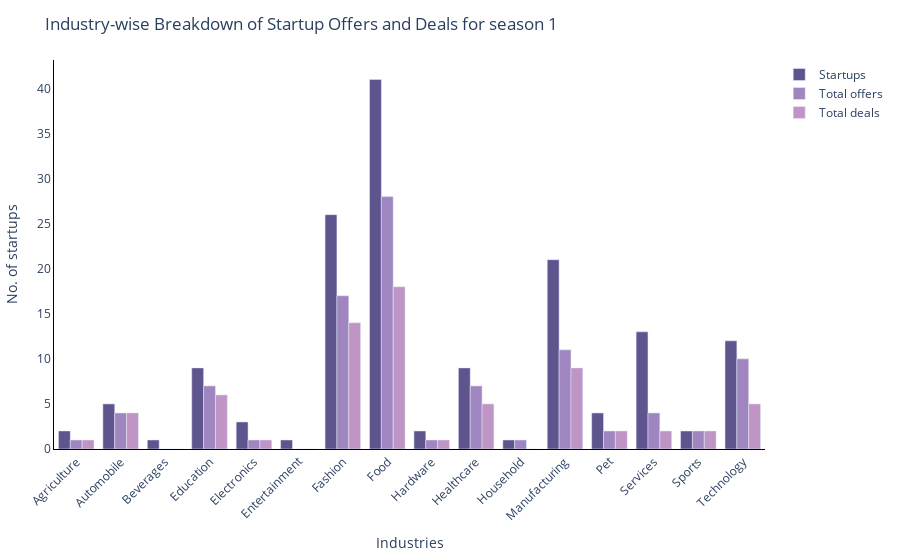

The notebook cell saved with this chart:
### Markdown cell above
#### Industry wise break-down of startups, offers and deals for a particular season

### Code cell
# Here 1, 2, 3 are the seasons

plot_startup_offer(1)
# plot_startup_offer(2)
# plot_startup_offer(3)

### Figure 1 — Plotly figure (JSON) as saved in the notebook; plotly's stock layout.template omitted (floating-point values rounded to 4 significant figures)
{"data": [{"marker": {"color": "#5e548e"}, "name": "Startups", "type": "bar", "x": ["Agriculture", "Automobile", "Beverages", "Education", "Electronics", "Entertainment", "Fashion", "Food", "Hardware", "Healthcare", "Household", "Manufacturing", "Pet", "Services", "Sports", "Technology"], "y": [2, 5, 1, 9, 3, 1, 26, 41, 2, 9, 1, 21, 4, 13, 2, 12]}, {"marker": {"color": "#9f86c0"}, "name": "Total offers", "type": "bar", "x": ["Agriculture", "Automobile", "Beverages", "Education", "Electronics", "Entertainment", "Fashion", "Food", "Hardware", "Healthcare", "Household", "Manufacturing", "Pet", "Services", "Sports", "Technology"], "y": [1, 4, 0, 7, 1, 0, 17, 28, 1, 7, 1, 11, 2, 4, 2, 10]}, {"marker": {"color": "#be95c4"}, "name": "Total deals", "type": "bar", "x": ["Agriculture", "Automobile", "Beverages", "Education", "Electronics", "Entertainment", "Fashion", "Food", "Hardware", "Healthcare", "Household", "Manufacturing", "Pet", "Services", "Sports", "Technology"], "y": [1, 4, 0, 6, 1, 0, 14, 18, 1, 5, 0, 9, 2, 2, 2, 5]}], "layout": {"autosize": true, "barmode": "group", "margin": {"b": 40, "l": 40, "r": 40, "t": 60}, "paper_bgcolor": "white", "plot_bgcolor": "white", "title": {"text": "Industry-wise Breakdown of Startup Offers and Deals for season 1"}, "xaxis": {"autorange": true, "linecolor": "black", "linewidth": 1, "range": [-0.5, 15.5], "showline": true, "tickangle": -45, "title": {"text": "Industries"}, "type": "category"}, "yaxis": {"autorange": true, "linecolor": "black", "linewidth": 1, "range": [0, 43.16], "showline": true, "title": {"text": "No. of startups"}, "type": "linear"}}}
